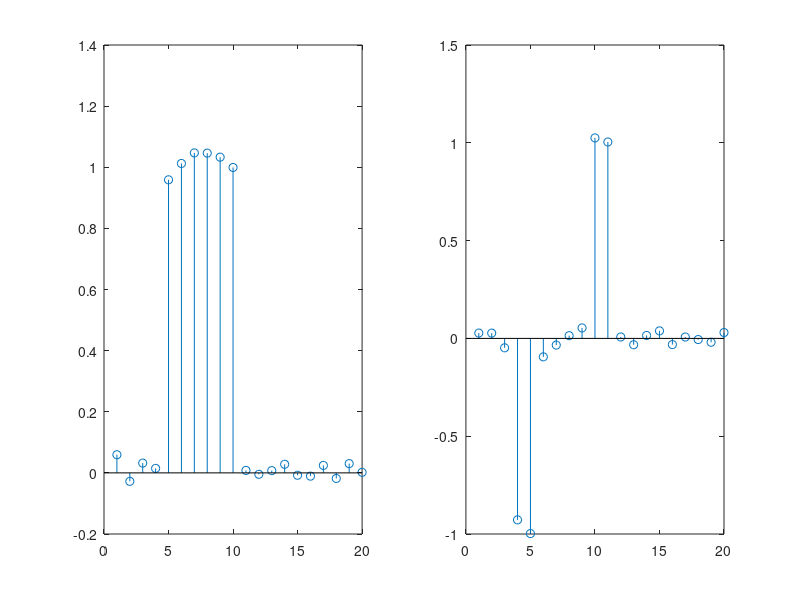

MATLAB code to generate this figure:
X = zeros(20, 1);
X([5: 10])= 1;
r = normrnd(0,0.03,[20,1]);
Y = X + r;
figure(1)
subplot(1,2,1)
stem(Y);
h = zeros(11,1);
C = exp(-5)+exp(-10)+exp(-15)+exp(-20)+exp(-25);
for n=7:11
    h(n,1)=exp(-(n-6)*5)/C;
    h(6-(n-6),1)=-h(n,1);
end
out=conv(Y, h,'same');
subplot(1,2,2)
stem(out);
